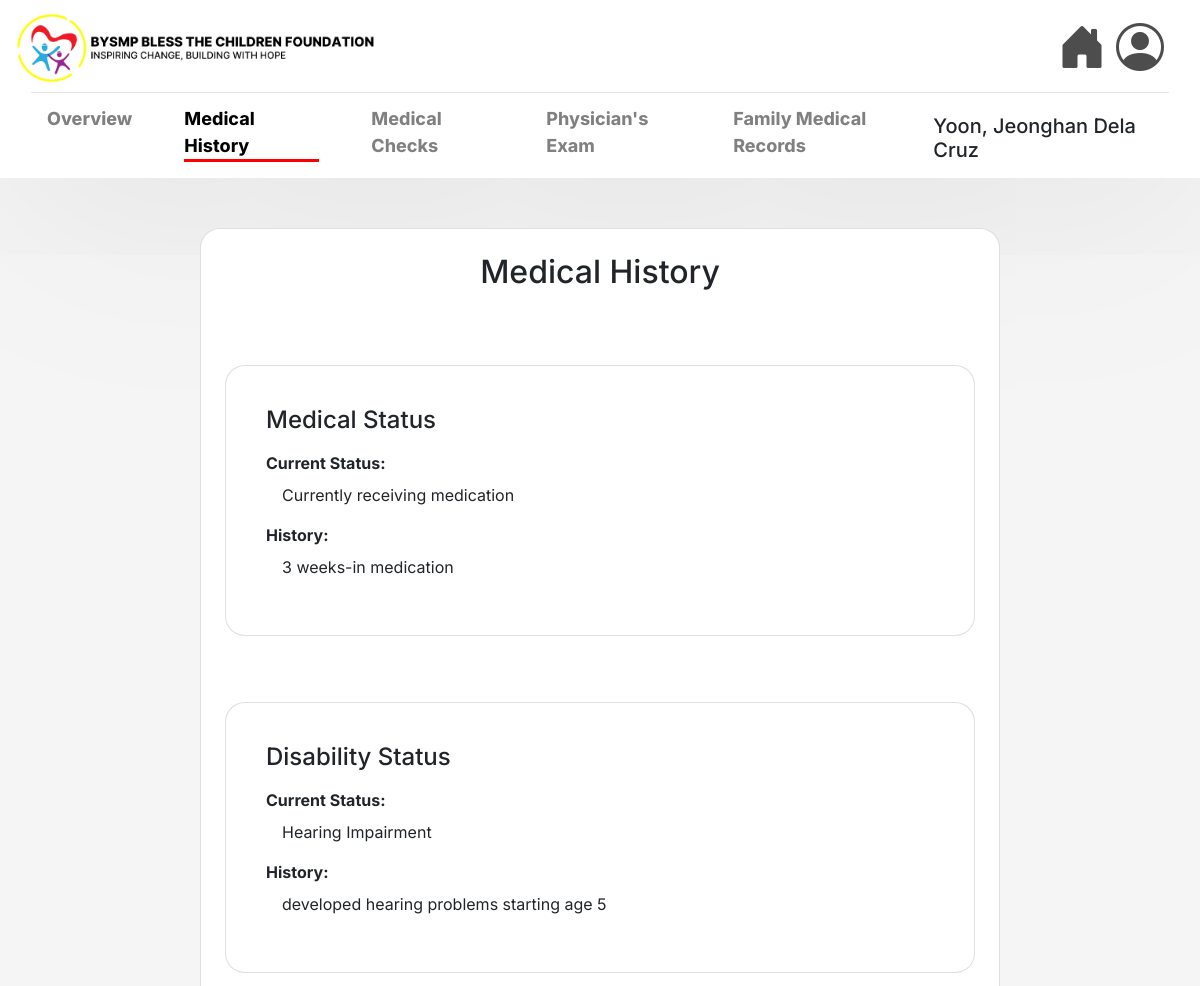
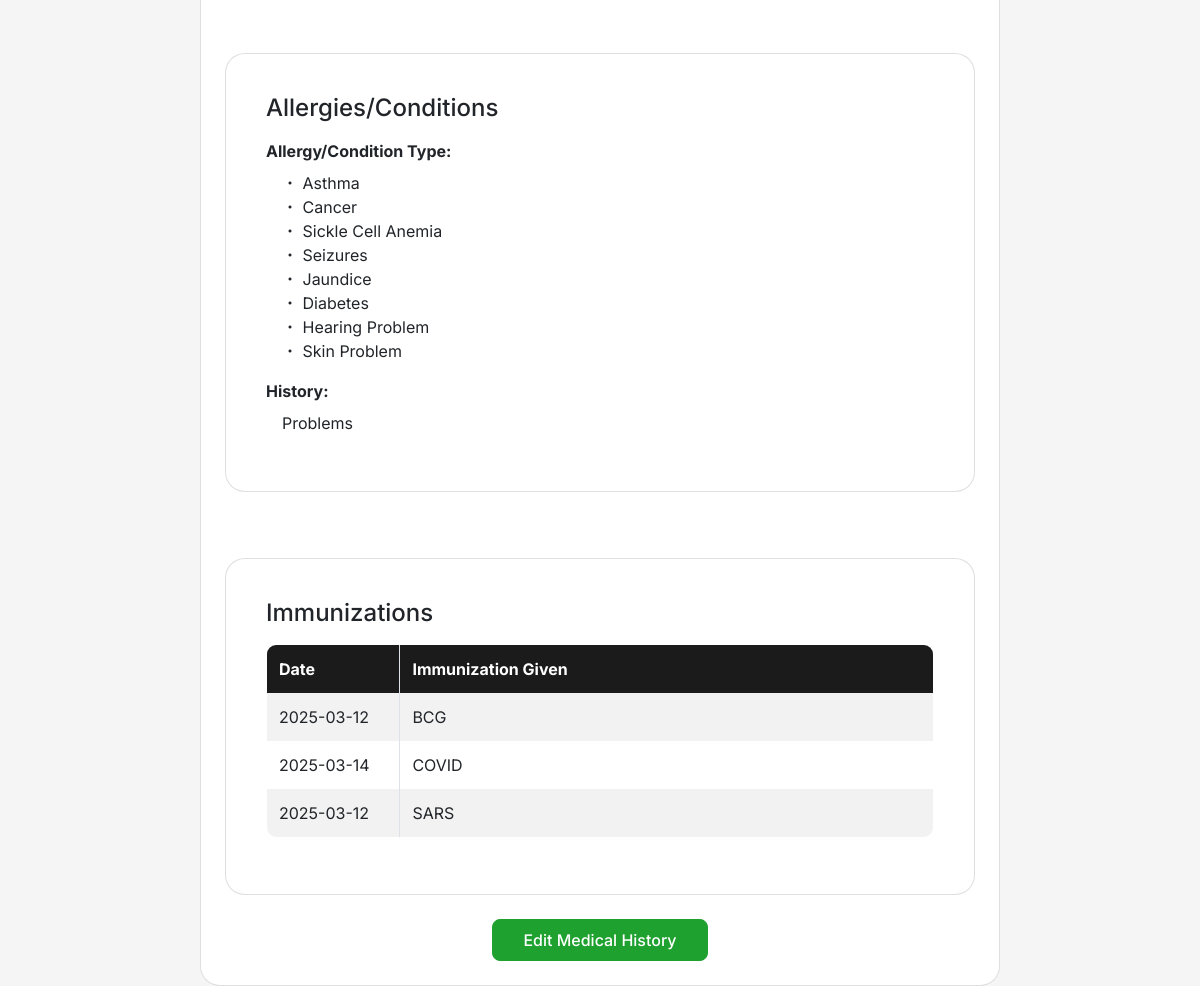
The page /medical-history/view/6/ on the database its author committed (2 pictures, top to bottom).
### msys42app/models.py (models this page shows, shortened)
class Child(models.Model):
    code = models.CharField(max_length=7, validators=[RegexValidator(regex=r'^[A-Za-z]{3}\d{4}$')], unique=True, null=False, blank=False)
    lastname = models.CharField(max_length=25, null=False, blank=False)
    firstname = models.CharField(max_length=50, null=False, blank=False)
    middlename = models.CharField(max_length=25, null=True)
    sex = models.CharField(max_length=6, choices=[('Male', 'Male'), ('Female', 'Female')], null=False, blank=False)
    birth = models.DateField(null=False, blank=False)
    blood_group = models.CharField(max_length=3, blank=True, null=True)
    address = models.TextField(max_length=255, null=False, blank=False)
    philhealth_number = models.CharField(max_length=14, validators=[MinLengthValidator(14)], blank=True, null=True)
    fourps_number = models.CharField(max_length=20, blank=True, null=True)
    guardian_lastname = models.CharField(max_length=25, null=False, blank=False)
    guardian_firstname = models.CharField(max_length=50, null=False, blank=False)
    guardian_middlename = models.CharField(max_length=25, null=True, blank=True)
    guardian_relationship = models.CharField(max_length=25, null=False, blank=False)
    guardian_sex = models.CharField(max_length=6, choices=[('Male', 'Male'), ('Female', 'Female')], null=False, blank=False)
    age = models.IntegerField(null=False, blank=False)

class MedicalHistory(models.Model):
    child = models.OneToOneField(Child, on_delete=models.CASCADE)
    medical_status = models.CharField(max_length=255)
    medical_status_history = models.TextField()
    disability_status = models.CharField(max_length=255)
    disability_status_history = models.TextField()
    allergies_conditions = models.ManyToManyField('AllergyCondition', blank=True)
    allergies_history = models.TextField()

class AllergyCondition(models.Model):
    name = models.CharField(max_length=100, unique=True)

class Immunization(models.Model):
    medical_history = models.ForeignKey(MedicalHistory, on_delete=models.CASCADE, related_name='immunizations')
    date = models.DateField()
    immunization_given = models.CharField(max_length=255)

### msys42app/views.py (the view)
# urls.py: path('medical-history/view/<int:child_id>/', views.view_medical_history, name='view_medical_history')
def view_medical_history(request, child_id):
    child = get_object_or_404(Child, id=child_id)
    medical_history, created = MedicalHistory.objects.get_or_create(child=child)
    immunizations = medical_history.immunizations.all()  # Use related_name to fetch related immunizations
    return render(request, 'msys42app/view_medhist.html', {
        'medical_history': medical_history,
        'immunizations': immunizations,
        'child': child
    })

### msys42app/templates/msys42app/view_medhist.html
{% extends 'msys42app/base.html' %}
{% load static %}
{% block navbar %}
<hr class="w-100 my-1">
<nav style="display: flex; justify-content: space-between; align-items: flex-end; padding-left: 0 ;padding: 0; width: 100%; position: sticky;">
    <ul style="display: flex; gap: 20px; list-style: none; padding: 0; margin: 0; ">
        <li class="nav-item">
            <a class="nav-link" href="{% url 'view_child_profile' pk=child.id %}" style="color: gray; font-weight: 780; font-size: large;">
                Overview
            </a>
        </li>
        <li class="nav-item">
            <a class="nav-link active" href="{% url 'view_medical_history' child.id %}" style="color: rgb(0, 0, 0); font-weight: 750; font-size: large;">
                Medical History
                <span style="display: block; width: 135px; height: 3px; background-color: red; position: center; bottom: -3px; left: 0;"></span>
            </a>
        </li>
        <li class="nav-item">
            <a class="nav-link" href="#" style="color: gray; font-weight: 750; font-size: large;">Medical Checks</a>
        </li>
        <li class="nav-item">
            <a class="nav-link" href="#" style="color: gray; font-weight: 750; font-size: large;">Physician's Exam</a>
        </li>
        <li class="nav-item">
            <a class="nav-link" href="#" style="color: gray; font-weight: 750; font-size: large;">Family Medical Records</a>
        </li>
    </ul>
    <h5> {{child.lastname}}, {{child.firstname}} {{child.middlename}} </h5>
</nav>
{% endblock %}
{% block content %}
<div class="container-fluid d-flex justify-content-center align-items-center" style="min-height: 100vh;">
    <div class="card p-4 shadow-sm" style="width: 100%; max-width: 800px;">
        <h2 class="mb-4 text-center">Medical History</h2>
        <div class="card mb-3">
            <div class="card-body">
                <h4 class="mb-3" style="padding-top: 0;">Medical Status</h4>
                <div class="mt-3">
                    <p class="mb-2"><strong>Current Status:</strong></p>
                    <p class="ml-3">{{ medical_history.medical_status|default:"Not specified" }}</p>
                </div>
                <div class="mt-3">
                    <p class="mb-2"><strong>History:</strong></p>
                    <p class="ml-3">{{ medical_history.medical_status_history|default:"No history available" }}</p>
                </div>
            </div>
        </div>
        <div class="card mb-3">
            <div class="card-body">
                <h4 class="mb-3" style="padding-top: 0;">Disability Status</h4>
                <div class="mt-3">
                    <p class="mb-2"><strong>Current Status:</strong></p>
                    <p class="ml-3">{{ medical_history.disability_status|default:"Not specified" }}</p>
                </div>
                <div class="mt-3">
                    <p class="mb-2"><strong>History:</strong></p>
                    <p class="ml-3">{{ medical_history.disability_status_history|default:"No history available" }}</p>
                </div>
            </div>
        </div>
        <div class="card mb-3">
            <div class="card-body">
                <h4 class="mb-3" style="padding-top: 0;">Allergies/Conditions</h4>
                <div class="mt-3">
                    <p class="mb-2"><strong>Allergy/Condition Type:</strong></p>
                    {% if medical_history.allergies_conditions.exists %}
                    <ul class="list-unstyled ml-3">
                        {% for allergy in medical_history.allergies_conditions.all %}
                            <li><i class="bi bi-dot"></i> {{ allergy.name }}</li>
                        {% endfor %}
                    </ul>
                    {% else %}
                    <p class="ml-3">No recorded allergies/conditions.</p>
                    {% endif %}
                </div>
                <div class="mt-3">
                    <p class="mb-2"><strong>History:</strong></p>
                    <p class="ml-3">{{ medical_history.allergies_history|default:"No allergy history" }}</p>
                </div>
            </div>
        </div>
        <div class="card mb-3">
            <div class="card-body">
                <h4 class="mb-3" style="padding-top: 0;">Immunizations</h4>
                {% if immunizations %}
                <table class="table table-striped mt-3" style="border: 1px solid black; border-radius: 10px; overflow: hidden;">
                    <thead style="background-color: #1B1B1B; color: white;">
                        <tr>
                            <th style="border: none; border-right: 1px solid #dee2e6; width: 20%;">Date</th>
                            <th style="border: none;">Immunization Given</th>
                        </tr>
                    </thead>
                    <tbody>
                    {% for immunization in immunizations %}
                        <tr>
                            <td style="border: none; border-right: 1px solid #dee2e6;">{{ immunization.date|date:"Y-m-d" }}</td>
                            <td style="border: none;">{{ immunization.immunization_given }}</td>
                        </tr>
                    {% endfor %}
                    </tbody>
                </table>
                {% else %}
                <p class="ml-3 mt-3">No immunization records found.</p>
                {% endif %}
            </div>
        </div>
        <div class="text-center mt-2">
            <a href="{% url 'create_medical_history' child.id %}" class="btn btn-primary" style="background-color: #1fa12f; border-color: #1fa12f; color: white; border-radius: 8px; padding: 8px 30px; font-weight: 500; font-size: 1rem;">
                {% if medical_history.medical_status %}Edit{% else %}Edit{% endif %} Medical History
            </a>
        </div>
    </div>
</div>
{% endblock %}

### msys42app/static/style.css (style rules this page uses)
body { background-color: #f5f5f5; }
.card { background-color: white; height: auto; width: 100%; max-width: 800px; margin-top: 50px; border-radius: 20px; padding: 20px; }
table { background-color: black; }

### rows shown on the page
Child: lastname "Yoon", firstname "Jeonghan", middlename "Dela Cruz"
MedicalHistory: medical_status "Currently receiving medication", medical_status_history "3 weeks-in medication", disability_status "Hearing Impairment", disability_status_history "developed hearing problems starting age 5", allergies_history "Problems"
AllergyCondition: name "Asthma"
AllergyCondition: name "Cancer"
AllergyCondition: name "Sickle Cell Anemia"
AllergyCondition: name "Seizures"
AllergyCondition: name "Jaundice"
AllergyCondition: name "Diabetes"
AllergyCondition: name "Hearing Problem"
AllergyCondition: name "Skin Problem"
Immunization: date "2025-03-12", immunization_given "BCG"
Immunization: date "2025-03-14", immunization_given "COVID"
Immunization: date "2025-03-12", immunization_given "SARS"
